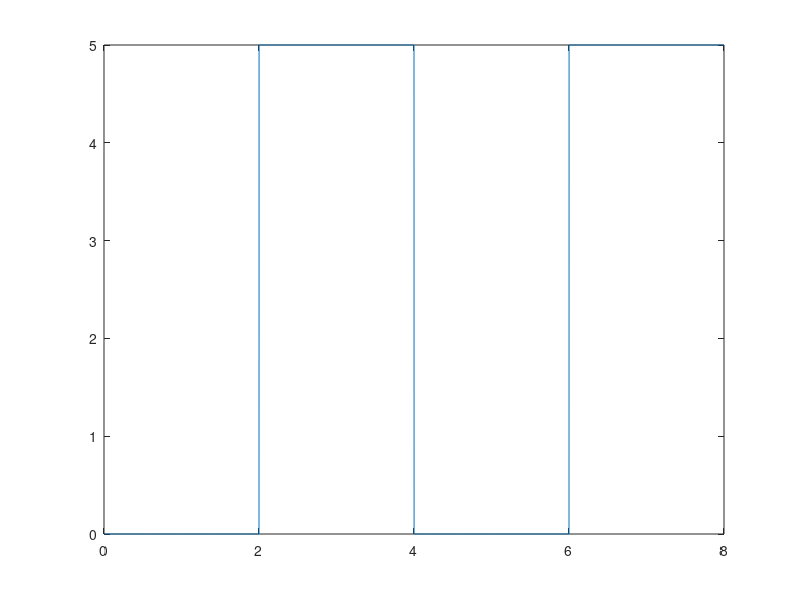
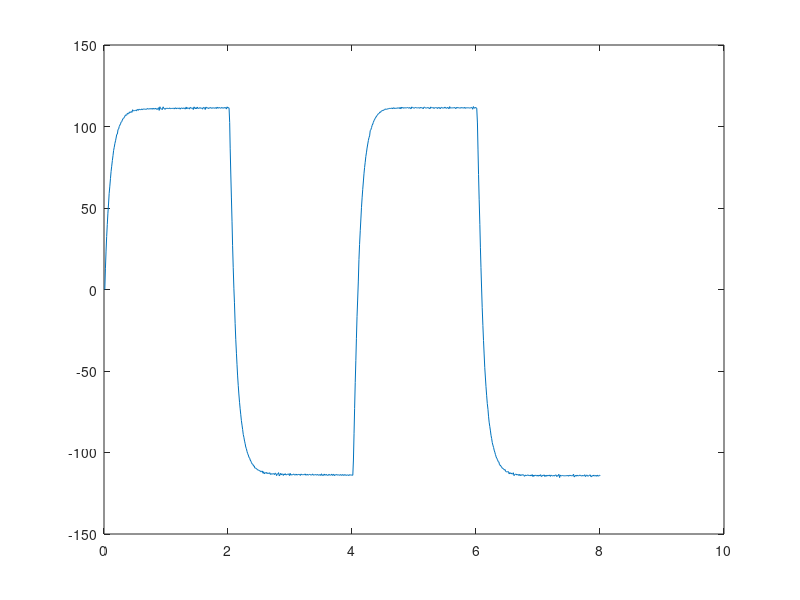

Here is the MATLAB script that generated these plots, in order: (Note: this script raises an error after producing the figures.)
clear all
close all
clc


%Initialize motor parameters
DC_Motor_R = 10;
DC_Motor_L = 0.01;
DC_Motor_K = 1;
DC_Motor_J = 0.001;
DC_Motor_B = 0.01;

%Initialize motor parameters
R = 10;
L = 0.01;
K = 1;
J = 0.001;
B = 0.01;

%Reverse Port Signal
initialTime = 0.001; finalTime = 8; timeStep = 0.001; N=finalTime/timeStep;
ReversePortTime = linspace(initialTime,finalTime,N)';
ReversePortVoltage = [zeros(1,N/4) 5*ones(1,N/4) zeros(1,N/4) 5*ones(1,N/4)]';
%ReversePortVoltage = [zeros(1,N/4) zeros(1,N/4) zeros(1,N/4) zeros(1,N/4)]';

figure(1)
plot(ReversePortTime,ReversePortVoltage);

figure(2)
load('ShaftSpeedRPM.mat');
rpm_to_rads = 0.104719755;
%MeasurementShaftSpeed = rpm_to_rads * MeasurementShaftSpeed;
plot(MeasurementTime,MeasurementShaftSpeed);

load('values_03.mat');

plot(tout,i_a)

%% Validation
clc
clear all
close all

load('ShaftSpeedValidationOLD.mat');
load('values_03.mat');
load('ShaftSpeedValidation.mat');

rpm_to_rads = 0.104719755;
% oldMaxSpeed = rpm_to_rads*mean(MeasurementShaftSpeedOLD([160:190],1));
% newMaxSpeed = mean(MeasurementShaftSpeed([1400:1450],1));
% scaleShaftSpeed = oldMaxSpeed/newMaxSpeed;
% MeasurementShaftSpeed = scaleShaftSpeed * MeasurementShaftSpeed;

figure(1)
plot(MeasurementTime,MeasurementShaftSpeed);

figure(2)
%Reverse Port Signal
initialTime = 0.001; finalTime = 20; timeStep = 0.001; N=finalTime/timeStep;
InputVoltageTime = linspace(initialTime,finalTime,N)';
InputVoltageSignal = 5/12*[9.60*ones(1,5*N/20) 10.98*ones(1,5*N/20) 12*ones(1,5*N/20) zeros(1,5*N/20)]';
plot(InputVoltageTime,InputVoltageSignal);



